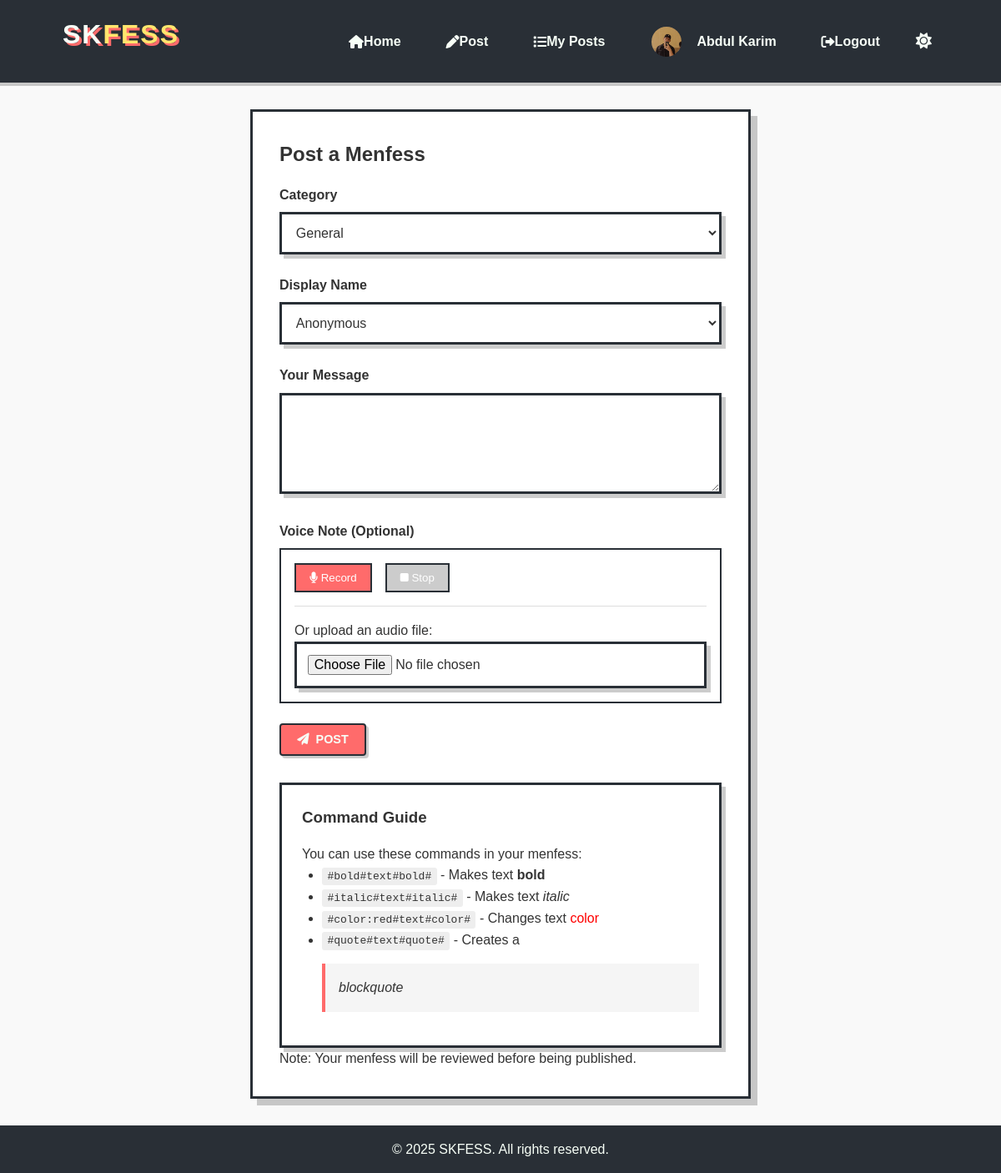
/post-menfess (signed in), run on the app's committed database.
### app.py (models this page shows)
class User(db.Model, UserMixin):
    id = db.Column(db.Integer, primary_key=True)
    username = db.Column(db.String(80), unique=True, nullable=False)
    email = db.Column(db.String(120), unique=True, nullable=False)
    password = db.Column(db.String(200), nullable=False)
    role = db.Column(db.String(20), default='user')  # user, moderator, admin
    is_suspended = db.Column(db.Boolean, default=False)
    created_at = db.Column(db.DateTime, default=datetime.utcnow)
    menfesses = db.relationship('Menfess', backref='author', lazy=True)
    theme_preference = db.Column(db.String(10), default='light')  # light or dark
    profile_picture = db.Column(db.String(200), default='default.png')
    comments = db.relationship('Comment', backref='author', lazy=True)

### app.py (the view, shortened to what this page needs)
@app.route('/post-menfess', methods=['GET', 'POST'])
@login_required
def post_menfess():
    if current_user.is_suspended:
        flash('Your account has been suspended', 'danger')
        return redirect(url_for('index'))
    categories = Category.query.all()
    return render_template('post_menfess.html', categories=categories)

### app.py (called while the page is built)
@login_manager.user_loader
def load_user(user_id):
    return User.query.get(int(user_id))

### templates/post_menfess.html (shortened to what this page needs)
{% extends 'base.html' %}
{% block content %}
    <section class="post-form slide-in-left">
        <h2>Post a Menfess</h2>
        <form method="POST" action="{{ url_for('post_menfess') }}" enctype="multipart/form-data">
            <div class="form-group">
                <label for="category_id">Category</label>
                <select id="category_id" name="category_id" required>
                    {% for category in categories %}
                        <option value="{{ category.id }}">{{ category.name }}</option>
                    {% endfor %}
                </select>
            </div>
            <div class="form-group">
                <label for="display_name_type">Display Name</label>
                <select id="display_name_type" name="display_name_type" onchange="toggleCustomName()">
                    <option value="anonymous">Anonymous</option>
                </select>
            </div>
            <div class="form-group">
                <label for="content">Your Message</label>
                <textarea id="content" name="content" rows="5" required></textarea>
            </div>
            <div class="form-group">
                <label for="voice_note">Voice Note (Optional)</label>
                <div class="voice-recorder">
                    <div class="recorder-controls">
                        <button type="button" id="recordButton" class="record-btn">
                            <i class="fas fa-microphone"></i> Record
                        </button>
                        <button type="button" id="stopButton" class="stop-btn" disabled>
                            <i class="fas fa-stop"></i> Stop
                        </button>
                    </div>
                    <div class="upload-option">
                        <p>Or upload an audio file:</p>
                        <input type="file" id="uploadVoiceNote" name="voice_note" accept="audio/*">
                    </div>
                </div>
            </div>
            <button type="submit" class="post-btn">
                <i class="fas fa-paper-plane"></i> Post
            </button>
        </form>
        <div class="commands-help">
            <h3>Command Guide</h3>
            <p>You can use these commands in your menfess:</p>
            <ul>
                <li><code>#bold#text#bold#</code> - Makes text <strong>bold</strong></li>
                <li><code>#italic#text#italic#</code> - Makes text <em>italic</em></li>
                <li><code>#color:red#text#color#</code> - Changes text <span style="color:red">color</span></li>
                <li><code>#quote#text#quote#</code> - Creates a <blockquote>blockquote</blockquote></li>
            </ul>
        </div>
        {% if current_user.role not in ['admin', 'moderator'] %}
            <p class="note">Note: Your menfess will be reviewed before being published.</p>
        {% endif %}
    </section>
{% endblock %}

### templates/base.html (shortened to what this page needs)
<!DOCTYPE html>
<html lang="en" data-theme="{% if current_user.is_authenticated %}{{ current_user.theme_preference }}{% else %}light{% endif %}">
<head>
    <link rel="stylesheet" href="{{ url_for('static', filename='css/style.css') }}">
    <link rel="stylesheet" href="https://cdnjs.cloudflare.com/ajax/libs/font-awesome/6.0.0-beta3/css/all.min.css">
</head>
<body>
    <header>
        <div class="container header-container">
            <h1 class="logo"><a href="{{ url_for('index') }}">
                <div class="logo-container">
                    <div class="logo-text">SK<span>FESS</span></div>
                </div>
            </a></h1>
            <nav>
                <ul id="nav-menu">
                    <li><a href="{{ url_for('index') }}"><i class="fas fa-home"></i> Home</a></li>
                    {% if current_user.is_authenticated %}
                        <li><a href="{{ url_for('post_menfess') }}"><i class="fas fa-pen"></i> Post</a></li>
                        <li><a href="{{ url_for('my_menfesses') }}"><i class="fas fa-list"></i> My Posts</a></li>
                        <li>
                            <a href="{{ url_for('profile') }}" class="profile-link">
                                <img src="{{ url_for('profile_pic', filename=current_user.profile_picture) }}" alt="{{ current_user.username }}" class="profile-pic-small">
                                {{ current_user.username }}
                            </a>
                        </li>
                        <li><a href="{{ url_for('logout') }}"><i class="fas fa-sign-out-alt"></i> Logout</a></li>
                    {% else %}
                        <li><a href="{{ url_for('login') }}"><i class="fas fa-sign-in-alt"></i> Login</a></li>
                        <li><a href="{{ url_for('register') }}"><i class="fas fa-user-plus"></i> Register</a></li>
                    {% endif %}
                    <li>
                        <button id="theme-toggle" class="theme-toggle">
                            <i class="fas fa-sun light-icon"></i>
                        </button>
                    </li>
                </ul>
            </nav>
        </div>
    </header>
    <main class="container">
        {% block content %}{% endblock %}
    </main>
    <footer>
        <div class="container">
            <p>&copy; 2025 SKFESS. All rights reserved.</p>
        </div>
    </footer>
</body>
</html>

### data on the page
User: profile_picture (picture), username "Abdul Karim"

### other printed values
form field category_id "General"
